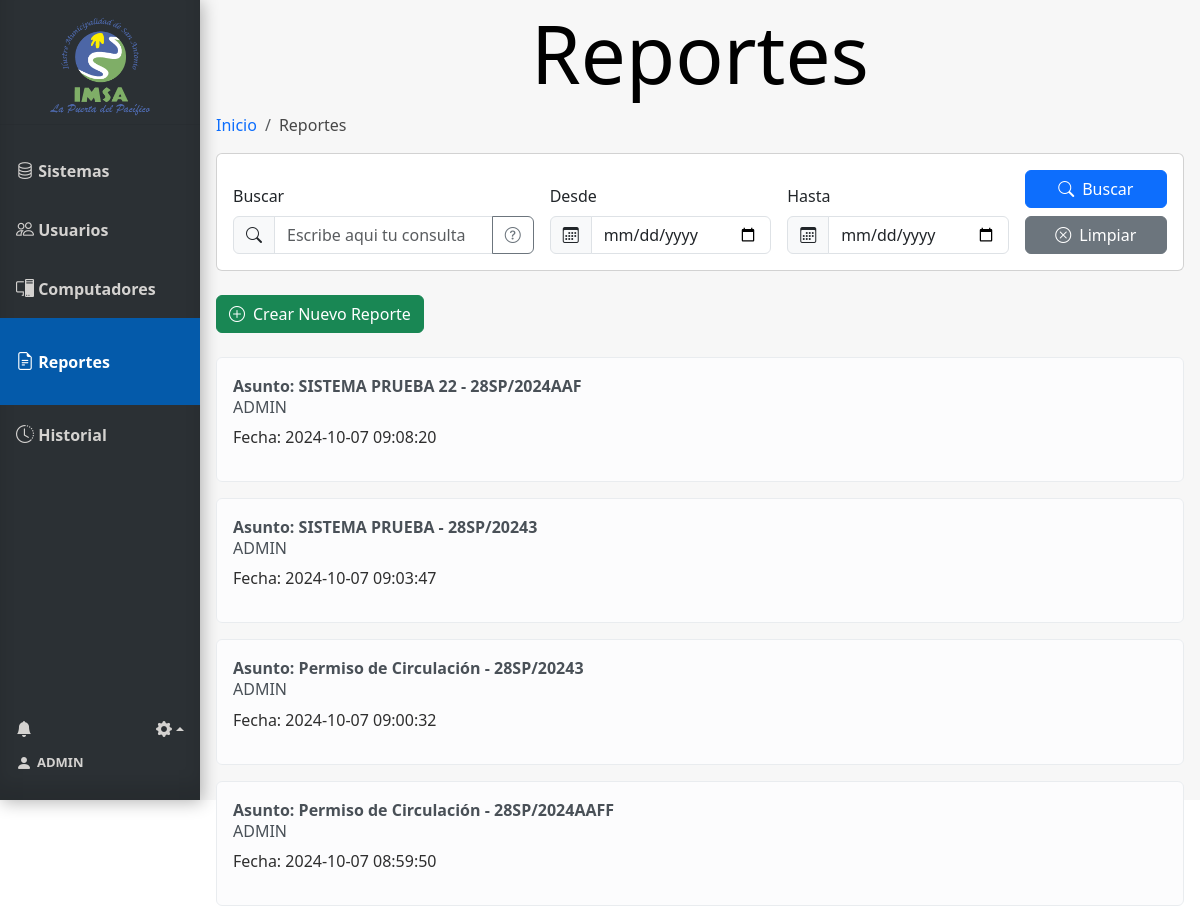
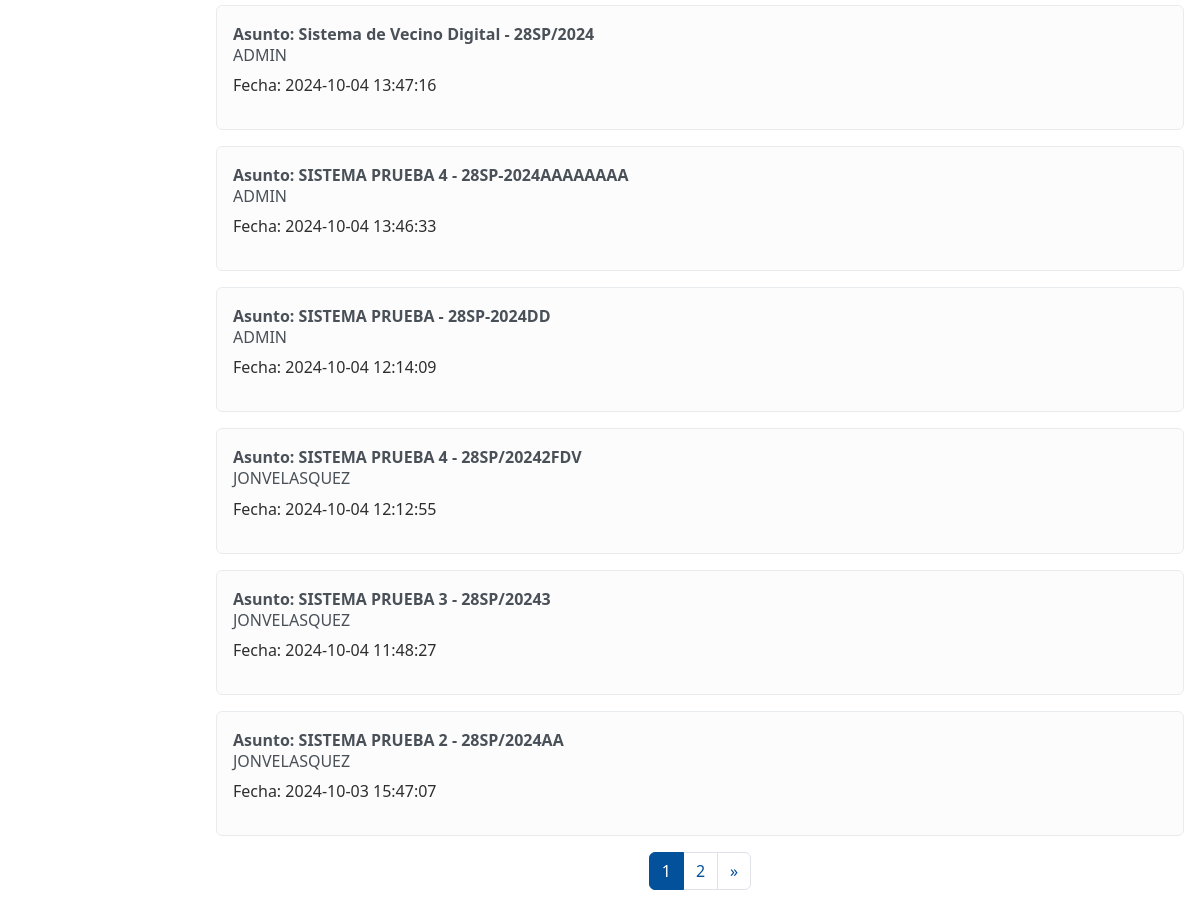
/reportes (signed in), run on an earlier commit of the app's database (2 pictures, top to bottom).
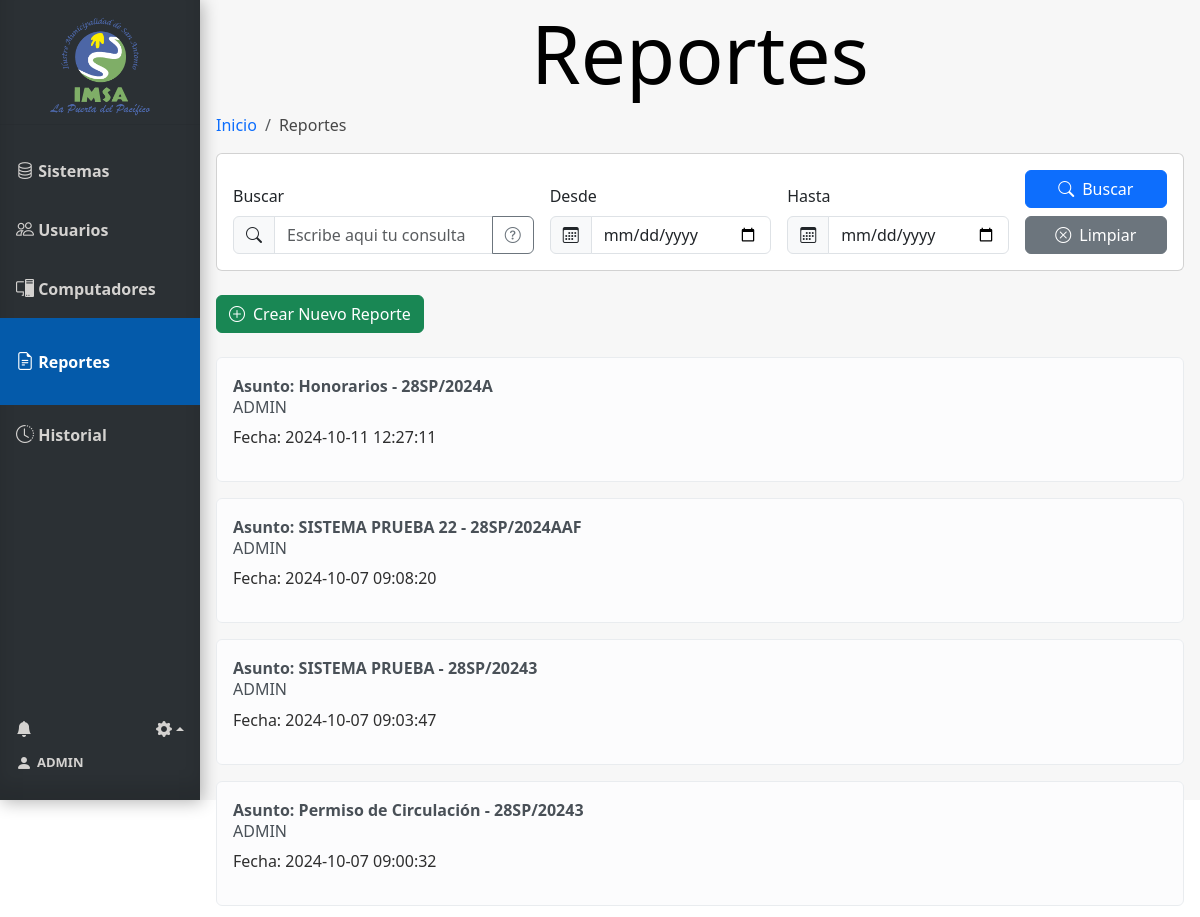
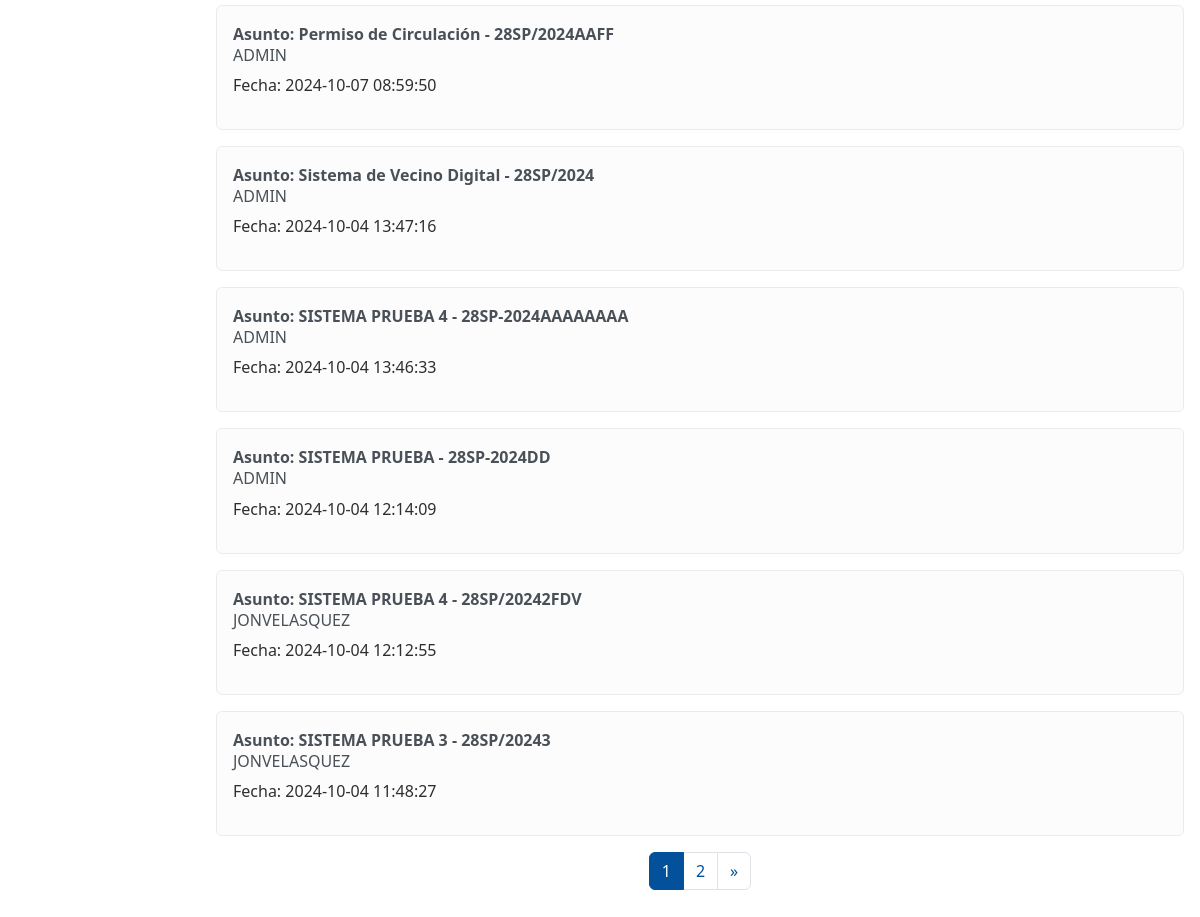
And on a later commit of the database (2 pictures, top to bottom).
### tables this page shows
CREATE TABLE Usuario (
    Id_usuario INTEGER PRIMARY KEY AUTOINCREMENT,
    Nombre_user VARCHAR(100),
    Email VARCHAR(100),
    Psw VARCHAR(100),
    id_tipo_usuario INTEGER,
    FOREIGN KEY (id_tipo_usuario) REFERENCES Tipo_usuario(id_tipo_usuario)
);

CREATE TABLE Reportes (
    id_reporte INTEGER PRIMARY KEY AUTOINCREMENT,
    usuario_id INTEGER,
    num_solicitud VARCHAR(100) NOT NULL,
    asunto VARCHAR(100) NOT NULL,
    descripcion VARCHAR(300) NOT NULL,
    fecha TIMESTAMP DEFAULT CURRENT_TIMESTAMP,
    fecha_solucion TIMESTAMP,
    archivo VARCHAR,
    FOREIGN KEY (usuario_id) REFERENCES Usuario(Id_usuario)
);

### app.py (the view, shortened to what this page needs)
@app.route('/reportes', methods=['GET', 'POST'])
@requiere_tipo_usuario(1)
@login_required
def reportes():
    conn = get_db_connection()
    search = request.args.get('search')
    date_from = request.args.get('date-from')
    date_to = request.args.get('date-to')
    page = request.args.get('page', 1, type=int)
    per_page = 10
    try:
        query_params = []
        total_records_params = []
        base_query = '''
            SELECT Reportes.id_reporte, Reportes.num_solicitud, Reportes.asunto, Reportes.fecha, Reportes.fecha_solucion,
                   Reportes.descripcion, Usuario.Nombre_user
            FROM Reportes
            INNER JOIN Usuario ON Usuario.id_usuario = Reportes.usuario_id
            WHERE 1=1
        '''
        total_records_query = '''
            SELECT COUNT(*)
            FROM Reportes
            INNER JOIN Usuario ON Usuario.id_usuario = Reportes.usuario_id
            WHERE 1=1
        '''
        if date_from:
            base_query += " AND Reportes.fecha >= ?"
            total_records_query += " AND Reportes.fecha >= ?"
            query_params.append(date_from)
            total_records_params.append(date_from)
        if date_to:
            base_query += " AND Reportes.fecha <= ?"
            total_records_query += " AND Reportes.fecha <= ?"
            query_params.append(date_to)
            total_records_params.append(date_to)
        base_query += " ORDER BY fecha DESC LIMIT ? OFFSET ?"
        query_params.extend([per_page, (page - 1) * per_page])
        reportes = conn.execute(base_query, query_params).fetchall()
        total_records = conn.execute(total_records_query, total_records_params).fetchone()[0]
        total_pages = (total_records // per_page) + (1 if total_records % per_page > 0 else 0)
        start_page = max(1, page - 1)
        end_page = min(total_pages, page + 1)
        user = current_user
        num_notificaciones_totales = get_total_notifications(user.id)
        info_notificaciones = get_info_notifications(user.id)
        return render_template('reportes.html',
                               reportes=reportes,
                               user=user,
                               num_notificaciones_totales=num_notificaciones_totales,
                               info_notificaciones=info_notificaciones,
                               total=total_records,
                               per_page=per_page,
                               page=page,
                               start_page=start_page,
                               end_page=end_page,
                               total_pages=total_pages)
    except Exception as e:
        flash(f"Error: {str(e)}", "danger")
        return redirect(url_for('reportes'))  # Redirigir en caso de error
    finally:
        conn.close()

### app.py (called while the page is built)
@login_manager.user_loader
def load_user(user_id):
    return Usuario.get_by_id(user_id)

def get_db_connection():
    conn = sqlite3.connect('database.db')
    conn.row_factory = sqlite3.Row
    return conn

def requiere_tipo_usuario(*roles_permitidos):
    def decorator(f):
        @wraps(f)
        def decorated_function(*args, **kwargs):
            if 'id_tipo_usuario' not in session:
                return redirect(url_for('login'))
            if session['id_tipo_usuario'] not in roles_permitidos:
                return redirect(url_for('index'))
            return f(*args, **kwargs)
        return decorated_function
    return decorator

def get_total_notifications(user_id):
    conn = get_db_connection()
    total_notifications = conn.execute(
        'SELECT COUNT(*) FROM Notificaciones WHERE id_usuario = ?  AND leido = false',
        (user_id,)
    ).fetchone()[0]
    conn.close()
    return total_notifications

def get_info_notifications(user_id):
    conn = get_db_connection()
    info_notifiaciones= conn.execute(
        'SELECT * FROM Notificaciones WHERE id_usuario = ? ORDER BY id_notificacion DESC LIMIT 8',
        (user_id,)
    ).fetchall()
    conn.close()
    return info_notifiaciones

### model.py (called while the page is built)
def get_db_connection():
    conn = sqlite3.connect('database.db')
    conn.row_factory = sqlite3.Row
    return conn

    @staticmethod
    def get_by_id(id_usuario):
        conn = get_db_connection()
        user_data = conn.execute('SELECT * FROM Usuario WHERE Id_usuario = ?', (id_usuario,)).fetchone()
        conn.close()
        if user_data:
            return Usuario(
                user_data['Id_usuario'],
                user_data['Nombre_user'],
                user_data['Email'],
                user_data['Psw'],
                user_data['id_tipo_usuario']
            )
        return None

### templates/reportes.html (shortened to what this page needs)
{% extends 'base.html' %}
{% block head %}
<link rel="stylesheet" href="{{ url_for('static', filename='css/style_reportes.css') }}">
{% endblock %}
{% block content %}
<h1 class="block-effect" style="--td:0.3s">
    <div class="block-reveal" style="--bc: #2b3034; --d: 0.5s">Reportes</div>
</h1>
{% block breadcrumb %}
<nav aria-label="breadcrumb">
    <ol class="breadcrumb">
        <li class="breadcrumb-item"><a href="{{ url_for('index') }}">Inicio</a></li>
        <li class="breadcrumb-item active" aria-current="page">Reportes</li>
    </ol>
</nav>
{% endblock %}
<div class="card mb-4">
    <div class="card-body">
        <form method="get" action="{{ url_for('reportes') }}" id="filtro-form">
            <div class="row g-3 align-items-end">
                <div class="col-md-4">
                    <label for="search" class="form-label">Buscar</label>
                    <div class="input-group">
                        <span class="input-group-text"><i class="bi bi-search"></i></span>
                        <input id="search" class="form-control" type="search" name="search"
                            placeholder="Escribe aqui tu consulta" aria-label="Search"
                            value="{{ request.args.get('search', '') }}">
                            <button type="button" class="btn btn-outline-secondary" data-bs-toggle="tooltip"
                        data-bs-placement="right" title="Busca por Asunto, nombre del Usuario o Numero de solicitud.">
                        <i class="bi bi-question-circle"></i>
                    </button>
                    </div>
                </div>
                <div class="col-md-3">
                    <label for="date-from" class="form-label">Desde</label>
                    <div class="input-group">
                        <span class="input-group-text"><i class="bi bi-calendar3"></i></span>
                        <input id="date-from" class="form-control" type="date" name="date-from" aria-label="date-from"
                            value="{{ request.args.get('date-from', '') }}">
                    </div>
                </div>
                <div class="col-md-3">
                    <label for="date-to" class="form-label">Hasta</label>
                    <div class="input-group">
                        <span class="input-group-text"><i class="bi bi-calendar3"></i></span>
                        <input id="date-to" class="form-control" type="date" name="date-to" aria-label="date-to"
                            value="{{ request.args.get('date-to', '') }}">
                    </div>
                </div>
                <div class="col-md-2">
                    <button class="btn btn-primary w-100" type="submit">
                        <i class="bi bi-search me-2"></i>Buscar
                    </button>
                    <a class="btn btn-secondary w-100 mt-2" type="button" href="{{ url_for('reportes') }}">
                        <i class="bi bi-x-circle me-2"></i>Limpiar
                    </a>
                </div>
            </div>
        </form>
    </div>
</div>
<div class="d-flex justify-content-between align-items-center mb-4">
    <a href="{{ url_for('reporte_2') }}" class="btn btn-success">
        <i class="bi bi-plus-circle me-2"></i>Crear Nuevo Reporte
    </a>
</div>
{% if reportes %}
<div class="reportes mt-3">
    {% for reporte in reportes %}
    <div class="alert alert-light d-flex justify-content-between align-items-center" role="alert">
        <div class="listReport">
            <strong> <a href="{{ url_for('ver_reporte', id_reporte=reporte['id_reporte']) }}" id="verReporte">Asunto: {{
                    reporte['asunto'] }} - {{ reporte['num_solicitud'] }}</a></strong>
            <h6>{{ reporte['Nombre_user'] }}</h6>
            <p>Fecha: {{ reporte['fecha'] }} </p>
        </div>
    </div>
    {% endfor %}
</div>
<ul class="pagination justify-content-center">
    {% for p in range(start_page, end_page + 1) %}
    <li class="page-item {% if p == page %}active{% endif %}">
        <a class="page-link" href="{{ url_for('reportes', page=p) }}">{{ p
            }}</a>
    </li>
    {% endfor %}
        {% if page < total_pages %} <li class="page-item">
            <a class="page-link" href="{{ url_for('reportes', page=page+1) }}" aria-label="Next">
                <span aria-hidden="true">&raquo;</span>
            </a>
            </li>
            {% endif %}
</ul>
<br>
{% else %}
<div class="alert alert-danger" role="alert">
    No existen reportes.
</div>
{% endif %}
{% endblock %}

### templates/base.html (shortened to what this page needs)
<!doctype html>
<html lang="es">
<head>
  {% block head %} {% endblock %}
  <link rel="stylesheet" href="{{ url_for('static', filename='css/style_base.css') }}">
  <link href="https://cdn.jsdelivr.net/npm/bootstrap@5.3.3/dist/css/bootstrap.min.css" rel="stylesheet"
>
  <link href="https://cdn.jsdelivr.net/npm/bootstrap-icons/font/bootstrap-icons.css" rel="stylesheet">
</head>
<body>
  <div class="sidebar" style="display: flex; flex-direction: column; height: 100vh;">
    <div class="tituloMenu">
      <img src="{{ url_for('static', filename='img/logo.png') }}" alt="Logo-IMSA" width="100px">
    </div>
    <hr>
    <a href="{{ url_for('index') }}" class="slide_right {% if request.endpoint == 'index' %}active{% endif %}">
      <i class="bi bi-database" style="font-size: large !important;"></i>
      <b id="menu-link">Sistemas</b>
    </a>
    {% if session['id_tipo_usuario'] == 1 %}
    <a href="{{ url_for('usuarios') }}" class="slide_right {% if request.endpoint == 'usuarios' %}active{% endif %}">
      <i class="bi bi-people" style="font-size: large !important;"></i>
      <b id="menu-link">Usuarios</b>
    </a>
    {% endif %}
    <a href="{{ url_for('computadores') }}"
      class="slide_right {% if request.endpoint == 'computadores' %}active{% endif %}">
      <i class="bi bi-pc-display" style="font-size: large !important;"></i>
      <b id="menu-link">Computadores</b>
    </a>
    {% if session['id_tipo_usuario'] == 1 %}
    <a href="{{ url_for('reportes') }}" class="slide_right {% if request.endpoint == 'reportes' %}active{% endif %}">
      <i class="bi bi-file-earmark-text" style="font-size: large !important;"></i>
      <b id="menu-link">Reportes</b>
      {% endif %}
    </a>
    <a href="{{ url_for('historial') }}" class="slide_right {% if request.endpoint == 'historial' %}active{% endif %}">
      <i class="bi bi-clock-history" style="font-size: large !important;"></i>
      <b id="menu-link">Historial</b>
    </a>
    <div class="menuAbajo">
      <div class="ajuste_notificacion">
        <div class="notificacion">
          <a href="#" class="icon me-3" data-bs-toggle="modal" data-bs-target="#ModalNotifiaciones">
            <i class="bi bi-bell-fill position-relative">
            </i>
          </a>
        </div>
        <div class="ajustes btn-group dropup">
          <a href="" class="dropdown-toggle icon" data-bs-toggle="dropdown" aria-expanded="false">
            <i class="bi bi-gear-fill"></i></a>
        </div>
      </div>
      <div class="bodyCuenta">
        <a href="{{ url_for('cuenta') }}" id="cuenta">
          <i class="bi bi-person-fill" style="margin-right: 5px;"></i>
          <b style="font-size: small;"> {{ user.nombre_usuario}}</b>
        </a>
      </div>
    </div>
  </div>
  <div class="content">
    {% block content %}{% endblock %}
  </div>
</body>
</html>

### static/css/style_reportes.css (style rules this page uses)
* { margin: 0; padding: 0; }
.alert { width: 100%; }
.listReport { width: 90%; }
#verReporte { color: inherit; text-decoration: none; }
.page-link { color: #02519a !important; }
.active>.page-link, .page-link.active { background-color: #02519a !important; border-color: #02519a !important; color: #ffffff !important; }
div.content { height: 100vh; }

### static/css/style_base.css (style rules this page uses)
body { margin: 0; font-family: "Lato", sans-serif; height: 100vh; }
.content { background-color: #f7f7f7; }
*, *::before, *::after { margin: 0; padding: 0; }
p { color: #2e2e2e; margin-bottom: 20px; }
.block-effect { font-size: calc(8px + 6vw); }
.block-reveal { --t: calc(var(--td) + var(--d)); color: transparent; padding: 4px; position: relative; overflow: hidden; animation: revealBlock 0s var(--t) forwards; }
.block-reveal::after { content: ''; width: 0%; height: 100%; padding-bottom: 4px; position: absolute; top: 0; left: 0; background: #FFF; animation: revealingIn var(--td) var(--d) forwards, revealingOut var(--td) var(--t) forwards; }
h1 { text-align: center; }
.tituloMenu { display: flex; flex-direction: column; margin-top: 10px; margin-bottom: 10px; align-items: center; height: 11%; }
.sidebar { margin: 0; padding: 0; width: 200px; background-color: #2b3034; position: fixed; height: 100%; overflow: auto; box-shadow: inset 0 -1em 1em rgba(0, 0, 0, 0.1), 0.1em 0.1em 1em rgba(0, 0, 0, 0.3); }
.sidebar>a { display: flex; align-items: center; color: #d4d2d0; padding: 16px; text-decoration: none; display: inline-block; cursor: pointer; box-shadow: inset 0 0 0 0 #00213e; -webkit-transition: ease-out 0.4s; -moz-transition: ease-out 0.4s; transition: ease-out 0.4s; }
.sidebar>a.active { background-color: #045aaa; color: white; padding-top: 15%; padding-bottom: 15%; }
div.content { margin-left: 200px; padding: 1px 16px; }
#menu-link { margin: 15px 0px 15px 0px; }
.menuAbajo { display: flex; margin-top: auto; color: #d4d2d0; padding: 16px 16px 25px 16px; flex-direction: column; }
.menuAbajo a { color: #d4d2d0; text-decoration: none; cursor: pointer; }
.bodyCuenta { width: 80%; display: flex; justify-content: start; align-content: center; }
#cuenta { display: flex; align-items: center; }
.ajuste_notificacion { display: flex; flex-direction: row; justify-content: space-between; align-items: center; width: 100%; margin-bottom: 10px; }
li a { text-decoration: none !important; }
.notificacion a { display: flex; flex-direction: row; }
.icon { transition-duration: 0.3s; -webkit-tap-highlight-color: rgba(0, 0, 0, 0); transform: translateZ(0); box-shadow: 0 0 1px rgba(0, 0, 0, 0); }
.breadcrumb-item.active { color: #474747 !important; }
#filtro-form { width: 100%; }

What changed in the data, as far as the page shows it:
no longer on this page (row unchanged): Reportes: asunto "SISTEMA PRUEBA 2", num_solicitud "28SP/2024AA", Nombre_user "JONVELASQUEZ", fecha "2024-10-03 15:47:07"
added Reportes: asunto "Honorarios", num_solicitud "28SP/2024A", Nombre_user "ADMIN", fecha "2024-10-11 12:27:11"
